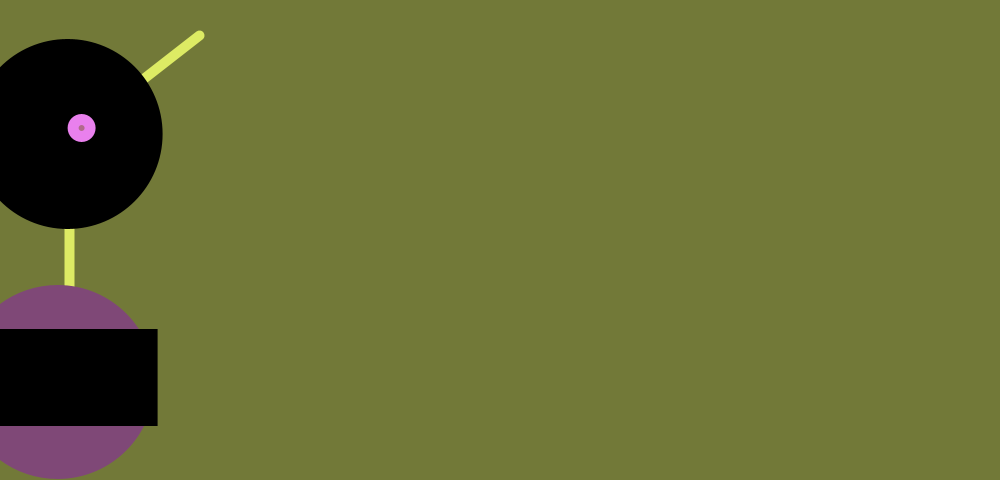
Frame 1 (no input)
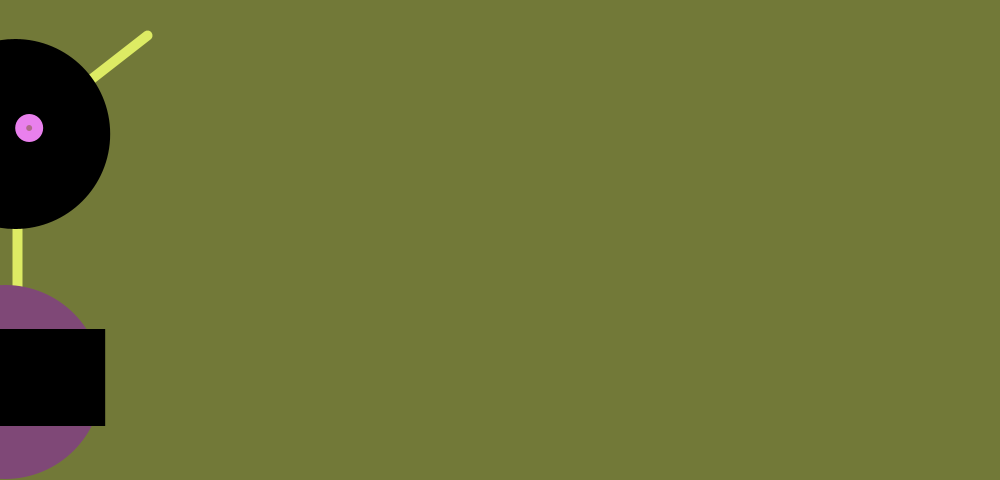
Frame 60 (the mouse pressed at the canvas centre just before this capture)
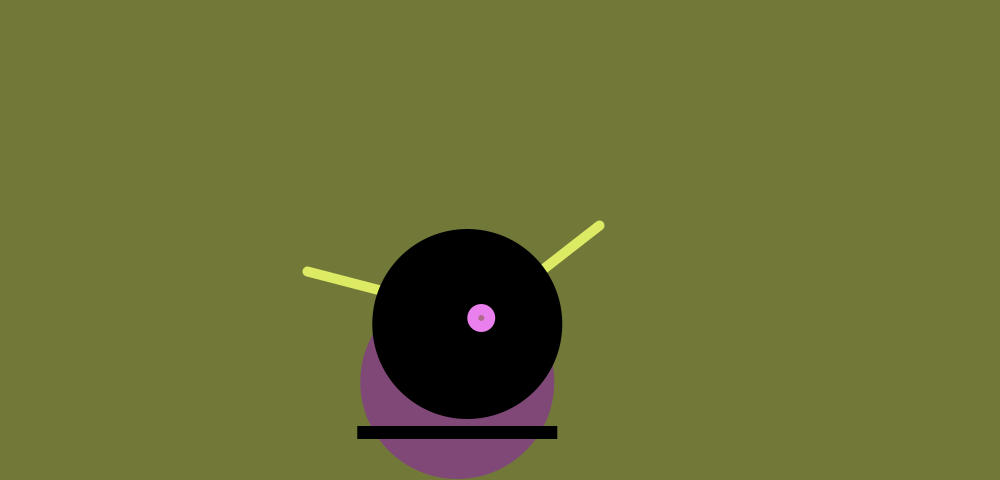
Frame 120 (the mouse held since frame 60 and released just before this capture)

The Processing sketch that drew these frames (run headless with seeded random() and noise(); from frame 60 on, the mouse is pressed at the canvas centre):

// Processing sketch: processing_37123
// ── processing_37123.pde

float x = 60;  
float y = 479;         
int radius = 95;     
int bodyHeight = 160; 
int neckHeight = 70;   

float easing = 0.04;

void setup() {
  size(1000, 480);
  smooth();
  strokeWeight(10);
 
  ellipseMode(RADIUS);
}
void draw() {
  
  int targetX = mouseX;
  x += (targetX - x) * easing;
    
  if (mousePressed) {
    neckHeight = 20;
    bodyHeight = 40; 
  } else {
    neckHeight = 100;
    bodyHeight = 150; 
  }
  
  float ny = y - bodyHeight - neckHeight - radius;
  background(114,121,56);
  // Neck
  stroke(221,235,100);
  line(x+12, y-bodyHeight, x+12, ny); 
  
  // Antennae
  line(x+54, ny, x-150, ny-53);
  line(x+15, ny, x+142, ny-99);
  line(x+12, ny, x+90, ny+15);
  // Body
  noStroke();
  fill(127,72,119);
  ellipse(x, y-97, 97, 97);
  fill(0);
  rect(x-100, y-bodyHeight, 200, bodyHeight-53);
  // Head
  fill(0);
  ellipse(x+10, ny, radius, radius); 
  fill(233,128,237);
  ellipse(x+24, ny-6, 14, 14);
  fill(176,106,139);
  ellipse(x+24, ny-6, 3, 3);
}
